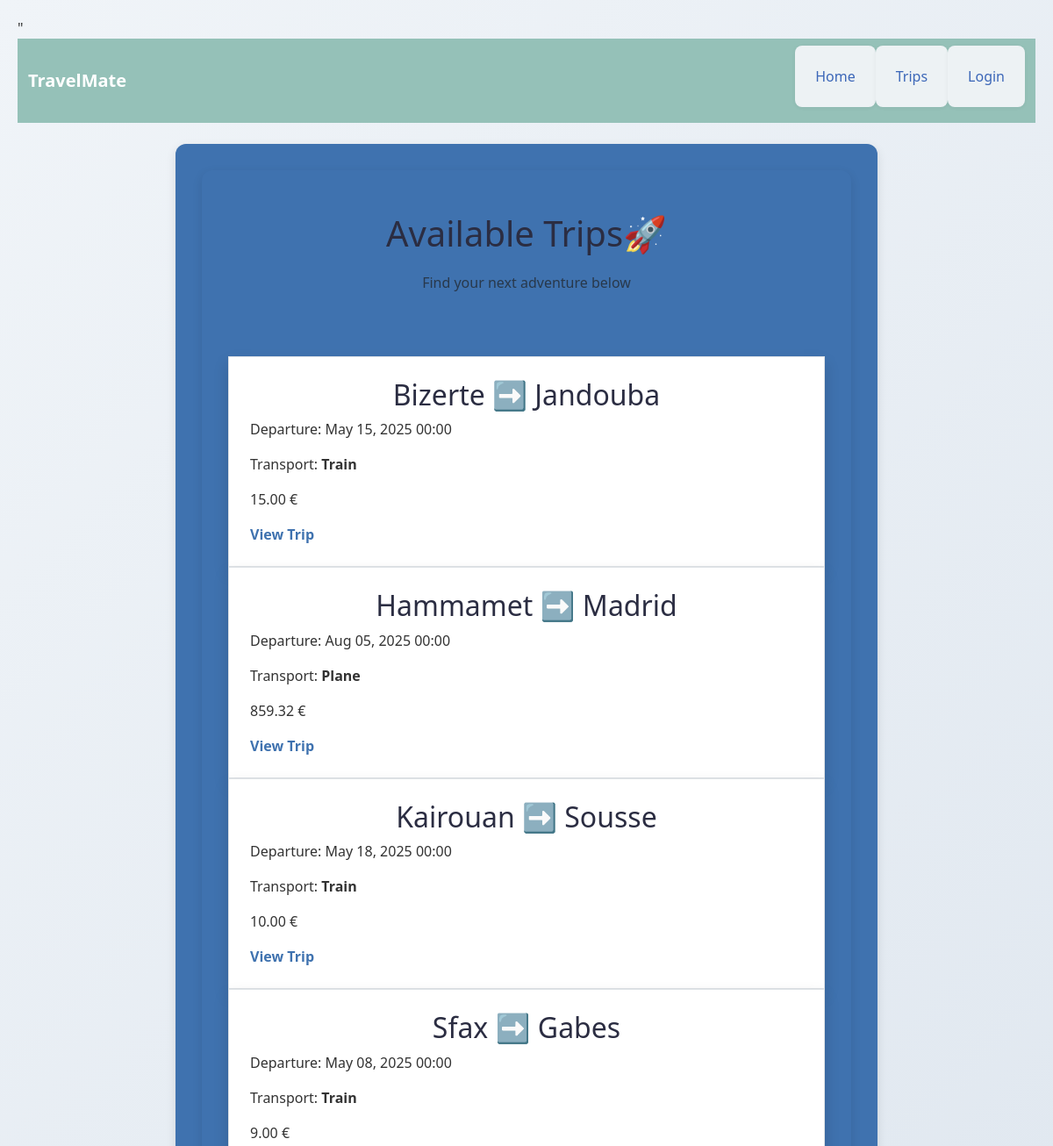
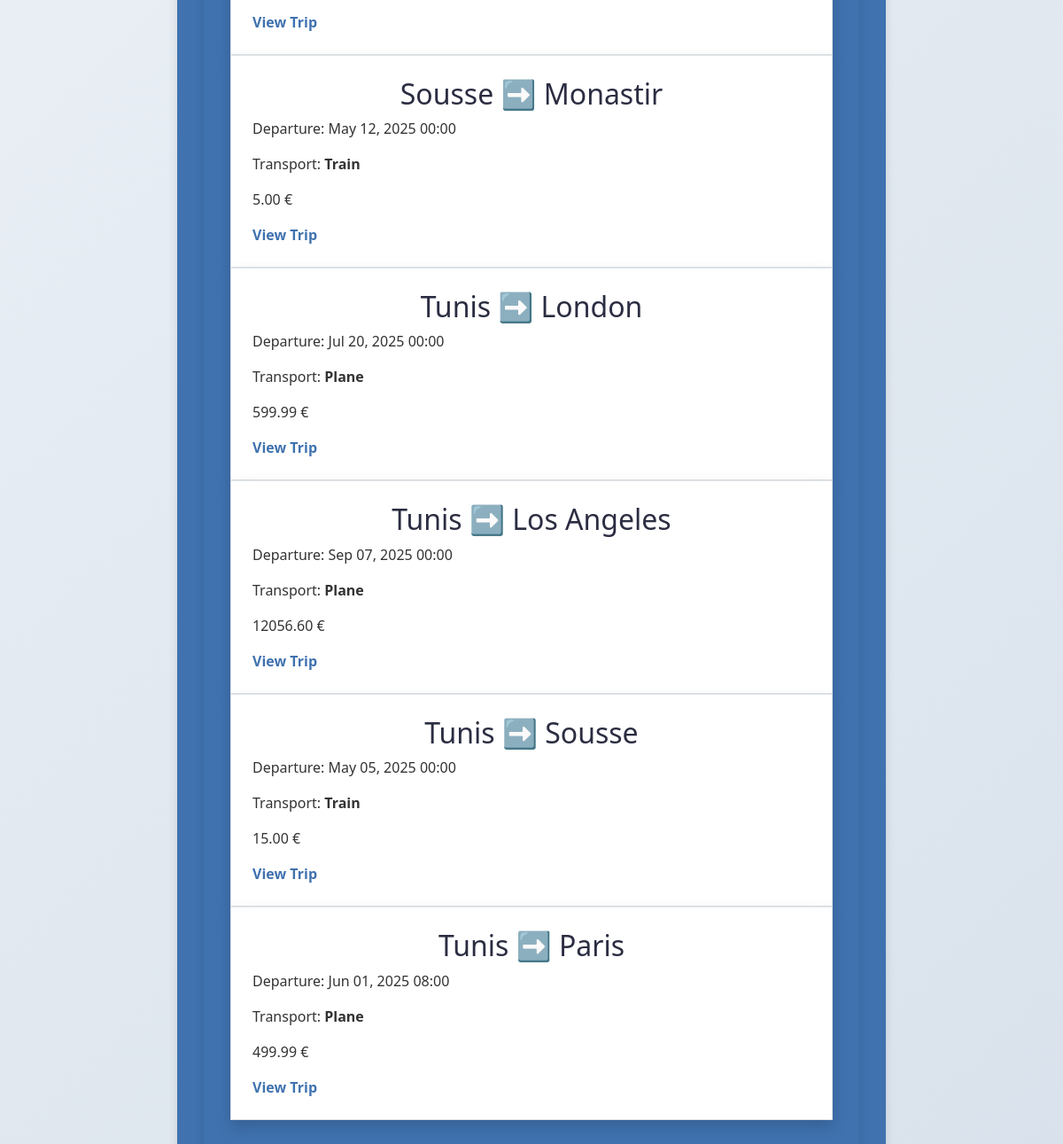
The page /trips/ on the database its author committed (2 pictures, top to bottom).
### bookings/models.py (models this page shows, shortened)
class Trip(models.Model):
    departure = models.CharField(max_length=100)
    destination = models.CharField(max_length=100)
    departure_time = models.DateTimeField()
    arrival_time = models.DateTimeField()
    TRANSPORT_CHOICES = [
        ('train', 'Train'),
        ('plane', 'Plane'),
    ]
    transport_type = models.CharField(max_length=10, choices=TRANSPORT_CHOICES)
    price = models.DecimalField(max_digits=10, decimal_places=2)
    total_seats = models.PositiveIntegerField(default=50)
    class Meta:
        verbose_name = "Trip"
        verbose_name_plural = "Trips"
        ordering = ['departure_time']

### bookings/views.py (the view)
# urls.py: path('trips/', views.list_trips, name='list_trips'),
def list_trips(request):
    trips = Trip.objects.all().order_by('departure')
    return render(request, 'listTrips.html', {'trips': trips})

### bookings/templates/listTrips.html (shortened to what this page needs)
{% extends 'base.html' %}
{% block content %}
<div class="container py-5">
    <div class="text-center mb-4">
        <h1 class="display-6">Available Trips🚀</h1>
        <p class="text-muted">Find your next adventure below</p>
      </div>
  <div class="grid grid-cols-1 md:grid-cols-2 lg:grid-cols-3 gap-6">
      {% for trip in trips %}
      <div class="bg-white rounded-lg p-4 shadow hover:shadow-md border border-blue-100">
          <h2 class="text-lg font-semibold text-blue-800 mb-2">{{ trip.departure }} ➡️ {{ trip.destination }}</h2>
          <p class="text-sm text-gray-600">Departure: {{ trip.departure_time|date:"M d, Y H:i" }}</p>
          <p class="text-sm text-gray-600">Transport: <strong>{{ trip.get_transport_type_display }}</strong></p>
          <p class="text-green-700 font-bold mt-2">{{ trip.price }} €</p>
<a href="{% url 'show_trip' trip.id %}" class="text-blue-600 mt-2 inline-block hover:underline text-sm">View Trip</a>
      </div>
      {% empty %}
      <p class="text-center text-gray-500 col-span-full">No trips available matching your search.</p>
      {% endfor %}
  </div>
</div>
</div>
{% endblock %}

### bookings/templates/base.html (shortened to what this page needs)
{% load static %}"
<!DOCTYPE html>
<html lang="en">
<head>
  <link href="https://cdn.jsdelivr.net/npm/bootstrap@5.3.0/dist/css/bootstrap.min.css" rel="stylesheet">
  <link rel="stylesheet" href="{% static 'css/style.css' %}">
</head>
<body class="bg-light">
  <nav class="navbar navbar-expand-lg navbar-dark bg-dark mb-4">
    <div class="container-fluid">
      <a class="navbar-brand" href="{% url 'home' %}">TravelMate</a>
      <div class="collapse navbar-collapse" id="navbarNav">
        <ul class="navbar-nav ms-auto">
          <li class="nav-item"><a class="nav-link" href="{% url 'home' %}">Home</a></li>
          <li class="nav-item"><a class="nav-link" href="{% url 'list_trips' %}">Trips</a></li>
          {% if user.is_authenticated %}
            <li class="nav-item">
              <form method="post" action="{% url 'logout' %}" class="d-inline">
                {% csrf_token %}
                <button type="submit" class="btn btn-link nav-link" style="padding: 0;">Logout</button>
              </form>
            </li>
          {% else %}
            <li class="nav-item"><a class="nav-link" href="{% url 'login' %}">Login</a></li>
          {% endif %}
        </ul>
      </div>
    </div>
  </nav>
  <div class="container">
    {% block content %}
    {% endblock %}
</body>
</html>

### bookings/static/css/style.css (style rules this page uses)
* { margin: 0; padding: 0; box-sizing: border-box; font-family: 'Segoe UI', Tahoma, Geneva, Verdana, sans-serif; }
body { background: linear-gradient(135deg, #f0f4f8, #d9e2ec); color: #333; padding: 20px; }
h1, h2 { text-align: center; color: #2b2d42; margin-bottom: 20px; }
.container { max-width: 800px; margin: 0 auto; background: #3f72af; padding: 30px; border-radius: 12px; box-shadow: 0 4px 12px rgba(0, 0, 0, 0.1); }
ul { list-style: none; padding-left: 0; }
li { background: #edf2f4; padding: 15px; margin-bottom: 10px; border-radius: 8px; box-shadow: 0 1px 5px rgba(0, 0, 0, 0.05); }
a { color: #3f72af; text-decoration: none; font-weight: bold; }
.navbar-nav .nav-link { color: #3c67b8 !important; background: transparent !important; padding: 0.5rem 1rem; border-radius: 4px; transition: background-color 0.3s ease; }
nav.navbar.bg-dark { background-color: #95c1b8 !important; background-image: none !important; }

### rows shown on the page
Trip: departure "Bizerte", destination "Jandouba", departure_time "May 15, 2025 00:00", transport_type "Train", price "15.00"
Trip: departure "Hammamet", destination "Madrid", departure_time "Aug 05, 2025 00:00", transport_type "Plane", price "859.32"
Trip: departure "Kairouan", destination "Sousse", departure_time "May 18, 2025 00:00", transport_type "Train", price "10.00"
Trip: departure "Sfax", destination "Gabes", departure_time "May 08, 2025 00:00", transport_type "Train", price "9.00"
Trip: departure "Sousse", destination "Monastir", departure_time "May 12, 2025 00:00", transport_type "Train", price "5.00"
Trip: departure "Tunis", destination "London", departure_time "Jul 20, 2025 00:00", transport_type "Plane", price "599.99"
Trip: departure "Tunis", destination "Los Angeles", departure_time "Sep 07, 2025 00:00", transport_type "Plane", price "12056.60"
Trip: departure "Tunis", destination "Sousse", departure_time "May 05, 2025 00:00", transport_type "Train", price "15.00"
Trip: departure "Tunis", destination "Paris", departure_time "Jun 01, 2025 08:00", transport_type "Plane", price "499.99"
